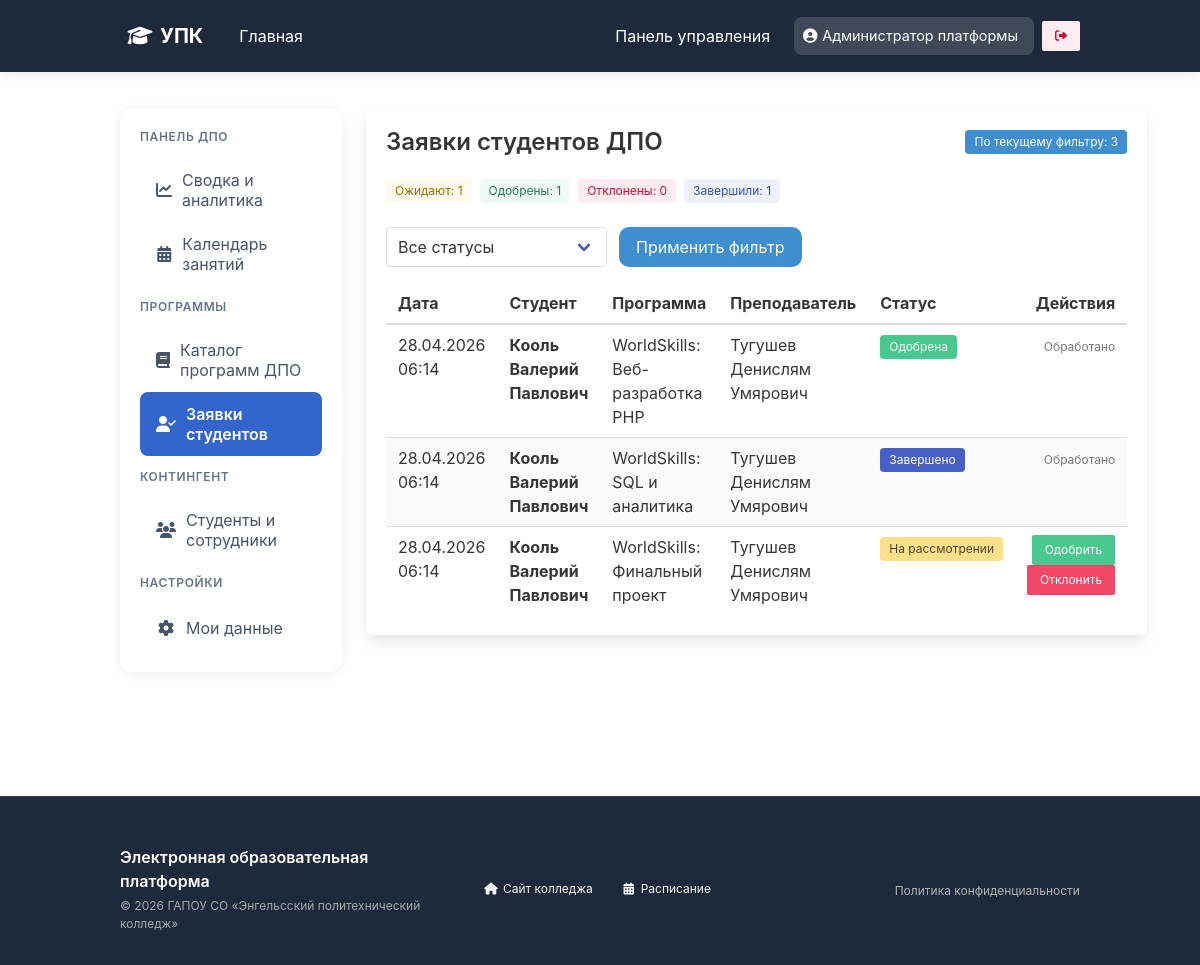
Page /pages/admin/manage_requests.php (signed in) on the committed database.
### tables this page shows
CREATE TABLE `course_subscriptions` (
  `id` int NOT NULL,
  `user_id` int NOT NULL,
  `course_id` int NOT NULL,
  `created_at` timestamp NULL DEFAULT CURRENT_TIMESTAMP,
  `status` enum('pending','active','rejected','completed') DEFAULT 'pending'
);

CREATE TABLE `users` (
  `id` int NOT NULL,
  `login` varchar(50) NOT NULL,
  `password_hash` varchar(255) NOT NULL,
  `role` enum('student','teacher','admin') NOT NULL DEFAULT 'student',
  `full_name` varchar(100) NOT NULL,
  `group_name` varchar(20) DEFAULT NULL,
  `group_id` int DEFAULT NULL,
  `remember_token` varchar(255) DEFAULT NULL
);

CREATE TABLE `courses` (
  `id` int NOT NULL,
  `name` varchar(255) NOT NULL,
  `teacher_id` int DEFAULT NULL,
  `description` text,
  `image_path` varchar(255) DEFAULT NULL,
  `status` enum('Активный','Архив','Черновик') NOT NULL DEFAULT 'Черновик',
  `category` varchar(100) DEFAULT 'Профессиональное обучение',
  `duration_hours` int DEFAULT '72',
  `price` decimal(10,2) DEFAULT '0.00',
  `project_name` varchar(120) DEFAULT NULL,
  `learning_format` varchar(120) DEFAULT NULL,
  `training_type` varchar(120) DEFAULT NULL
);

### pages/admin/manage_requests.php (the view, shortened to what this page needs)
<?php
require_once '../../db/db.php';
$status_filter = $_GET['status'] ?? 'all';
$sql = "
    SELECT
        cs.id,
        cs.status,
        cs.created_at,
        u.full_name as student_name,
        c.name as course_name,
        t.full_name as teacher_name
    FROM course_subscriptions cs
    JOIN users u ON cs.user_id = u.id
    JOIN courses c ON cs.course_id = c.id
    LEFT JOIN users t ON c.teacher_id = t.id
";
$params = [];
$sql .= " ORDER BY cs.created_at DESC";
$stmt = $db->prepare($sql);
$stmt->execute($params);
$requests = $stmt->fetchAll();
$stats = ['pending' => 0, 'active' => 0, 'rejected' => 0, 'completed' => 0];
foreach ($requests as $request) {
    if (isset($stats[$request['status']])) {
        $stats[$request['status']]++;
    }
}
include '../../includes/header.php';
?>
<section class="section">
    <div class="container">
        <div class="columns">
            <div class="column is-3">
                <?php include 'sidebar.php'; ?>
            </div>
            <div class="column">
                <div class="box">
                    <div class="level mb-5">
                        <div class="level-left">
                            <h1 class="title is-4">Заявки студентов ДПО</h1>
                        </div>
                        <div class="level-right">
                            <span class="tag is-info">
                                По текущему фильтру: <?= count($requests) ?>
                            </span>
                        </div>
                    </div>
                    <div class="tags mb-4">
                        <span class="tag is-warning is-light">Ожидают: <?= $stats['pending'] ?></span>
                        <span class="tag is-success is-light">Одобрены: <?= $stats['active'] ?></span>
                        <span class="tag is-danger is-light">Отклонены: <?= $stats['rejected'] ?></span>
                        <span class="tag is-link is-light">Завершили: <?= $stats['completed'] ?></span>
                    </div>
                    <form method="GET" class="mb-4">
                        <div class="field is-grouped">
                            <div class="control">
                                <div class="select">
                                    <select name="status">
                                        <option value="all" <?= $status_filter === 'all' ? 'selected' : '' ?>>Все статусы</option>
                                    </select>
                                </div>
                            </div>
                            <div class="control">
                                <button type="submit" class="button is-info">Применить фильтр</button>
                            </div>
                        </div>
                    </form>
                    <?php if (empty($requests)): ?>
                        <div class="box has-text-centered py-6 has-text-grey">
                            По выбранному фильтру нет заявок.
                        </div>
                    <?php else: ?>
                        <div class="table-container">
                            <table class="table is-fullwidth is-hoverable is-striped">
                                <thead>
                                    <tr>
                                        <th>Дата</th>
                                        <th>Студент</th>
                                        <th>Программа</th>
                                        <th>Преподаватель</th>
                                        <th>Статус</th>
                                        <th class="has-text-right">Действия</th>
                                    </tr>
                                </thead>
                                <tbody>
                                    <?php foreach ($requests as $r): ?>
                                    <tr>
                                        <td><?= date('d.m.Y H:i', strtotime($r['created_at'])) ?></td>
                                        <td><strong><?= htmlspecialchars($r['student_name']) ?></strong></td>
                                        <td><?= htmlspecialchars($r['course_name']) ?></td>
                                        <td><?= htmlspecialchars($r['teacher_name'] ?? '—') ?></td>
                                        <td>
                                            <?php
                                            $statusClass = '';
                                            $statusText = '';
                                            switch($r['status']) {
                                                case 'pending':
                                                    $statusClass = 'is-warning';
                                                    $statusText = 'На рассмотрении';
                                                    break;
                                                case 'active':
                                                    $statusClass = 'is-success';
                                                    $statusText = 'Одобрена';
                                                    break;
                                                case 'completed':
                                                    $statusClass = 'is-link';
                                                    $statusText = 'Завершено';
                                                    break;
                                            }
                                            ?>
                                            <span class="tag <?= $statusClass ?>"><?= $statusText ?></span>
                                        </td>
                                        <td class="has-text-right">
                                            <?php if ($r['status'] === 'pending'): ?>
                                                <button onclick="approveRequest(<?= $r['id'] ?>)"
                                                        class="button is-small is-success">
                                                    Одобрить
                                                </button>
                                                <button onclick="rejectRequest(<?= $r['id'] ?>)"
                                                        class="button is-small is-danger">
                                                    Отклонить
                                                </button>
                                            <?php else: ?>
                                                <span class="has-text-grey is-size-7">Обработано</span>
                                            <?php endif; ?>
                                        </td>
                                    </tr>
                                    <?php endforeach; ?>
                                </tbody>
                            </table>
                        </div>
                    <?php endif; ?>
                </div>
            </div>
        </div>
    </div>
</section>
<?php include '../../includes/footer.php'; ?>

### css/style.css (style rules this page uses)
:root { --primary-dark:#0D1F3C; --primary-blue:#3366CC; --light-gray:#F7F7F7; --border-gray:#E0E0E0; }
html, body { height: 100%; margin: 0; padding: 0; overflow-x: hidden; }
body { display: flex; flex-direction: column; min-height: 100vh; }
.button.is-link, .button.is-success, .button.is-warning, .button.is-danger, .button.is-info { border-radius: 10px; }

### includes/header.php (style rules this page uses)
:root { --primary-blue: #3366cc; --primary-dark: #1e293b; }

### includes/footer.php (style rules this page uses)
body { display: flex; flex-direction: column; min-height: 100vh; }

### rows in the picture
course_subscriptions: created_at "28.04.2026 06:14", user.full_name "Кооль Валерий Павлович", course.name "WorldSkills: Веб-разработка PHP", users.full_name "Тугушев Денислям Умярович", status "Одобрена", shows "Обработано"
course_subscriptions: created_at "28.04.2026 06:14", user.full_name "Кооль Валерий Павлович", course.name "WorldSkills: SQL и аналитика", users.full_name "Тугушев Денислям Умярович", status "Завершено", shows "Обработано"
course_subscriptions: created_at "28.04.2026 06:14", user.full_name "Кооль Валерий Павлович", course.name "WorldSkills: Финальный проект", users.full_name "Тугушев Денислям Умярович", status "На рассмотрении"

### other values in the picture
$_SESSION['full_name'] "Администратор платформы"
count($requests) "3"
$stats['pending'] "1"
$stats['active'] "1"
$stats['rejected'] "0"
$stats['completed'] "1"
